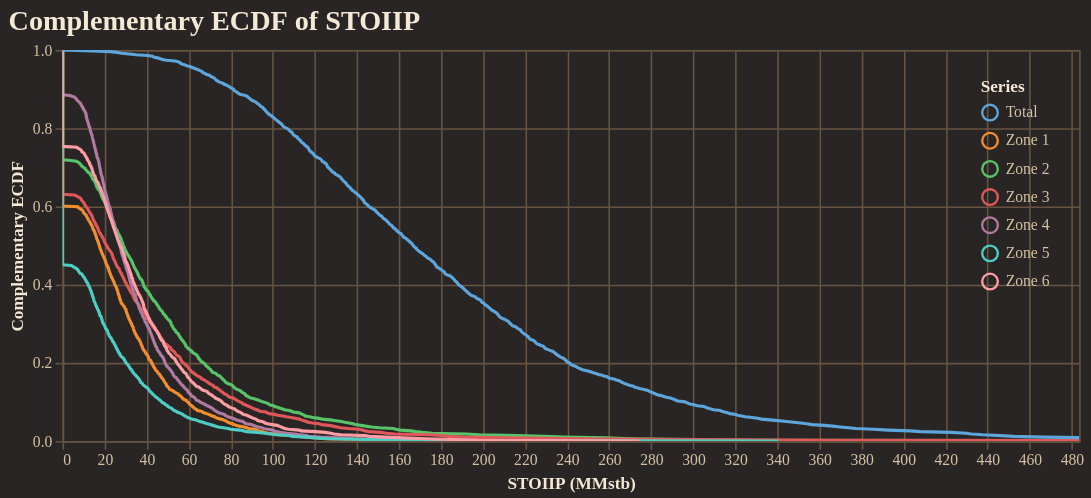

The notebook cell this image was saved under:
### Code cell
fig = reporter.plotter.prospect_volumetric_ecdf_plot(
    figsize=(650, 250),
    backend=PLOTTING_BACKEND
)
fig.show()

### Figure 1 — Vega-Lite specification as saved in the notebook (floating-point values rounded to 4 significant figures; data arrays with more than 128 entries replaced by an {"elided": "..."} marker saying what was removed)
{"config": {"background": "#292524", "view": {"fill": "#292524", "stroke": "#665340"}, "title": {"color": "#f4e9d7", "font": "Merriweather", "fontSize": 18, "fontWeight": 600, "subtitleColor": "#d5c2a6", "anchor": "start"}, "axis": {"domainColor": "#665340", "gridColor": "#665340", "tickColor": "#665340", "labelColor": "#d5c2a6", "titleColor": "#f4e9d7", "labelFont": "Merriweather", "titleFont": "Merriweather"}, "legend": {"titleColor": "#f4e9d7", "labelColor": "#d5c2a6", "labelFont": "Merriweather", "titleFont": "Merriweather", "orient": "top-right", "symbolType": "circle"}, "header": {"labelColor": "#d5c2a6", "titleColor": "#f4e9d7", "labelFont": "Merriweather", "titleFont": "Merriweather"}, "mark": {"color": "#c78d3b"}, "line": {"color": "#c78d3b"}, "bar": {"color": "#c78d3b"}, "point": {"color": "#ddb06d"}, "area": {"color": "#c78d3b", "opacity": 0.35}, "text": {"color": "#f4e9d7", "font": "Merriweather"}, "range": {"category": ["#5DA5DA", "#F28E2B", "#59C36A", "#E15759", "#B07AA1", "#4ECDC4", "#FF9DA7", "#EDC948"]}}, "layer": [{"mark": {"type": "line", "clip": true, "strokeWidth": 2}, "encoding": {"color": {"field": "series", "title": "Series", "type": "nominal"}, "tooltip": [{"field": "series", "title": "Series", "type": "nominal"}, {"field": "stoiip_mmstb", "format": ",.2f", "title": "STOIIP (MMstb)", "type": "quantitative"}, {"field": "exceedance_probability", "format": ".3f", "title": "Exceedance", "type": "quantitative"}], "x": {"field": "stoiip_mmstb", "title": "STOIIP (MMstb)", "type": "quantitative"}, "y": {"field": "exceedance_probability", "scale": {"domain": [0, 1]}, "title": "Complementary ECDF", "type": "quantitative"}}}], "data": {"name": "data-4bab241a43cb8cece300d484e57c746a"}, "encoding": {"x": {"field": "stoiip_mmstb", "scale": {"domain": [0, 483.6]}, "type": "quantitative"}}, "height": 250, "title": "Complementary ECDF of STOIIP", "width": 650, "$schema": "https://vega.github.io/schema/vega-lite/v5.20.1.json", "datasets": {"data-4bab241a43cb8cece300d484e57c746a": {"elided": "3500 records"}}}
